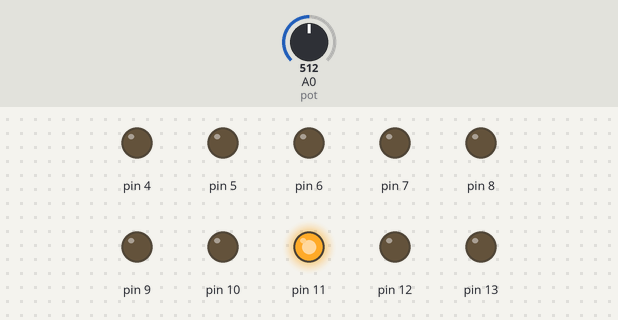
Bench run of a sketch on a simulated Arduino Uno, built with avr-gcc and run on an emulated ATmega328P. Parts: output pins drawn as LEDs (lit = HIGH). Dashed ring = blinking. Inputs (shaded band) come from the test bench; at power-on: A0 (pot) = 512.

Above: at 1.3 s.
1.4 s: A0 (pot) set to 483
At 2.26 s:
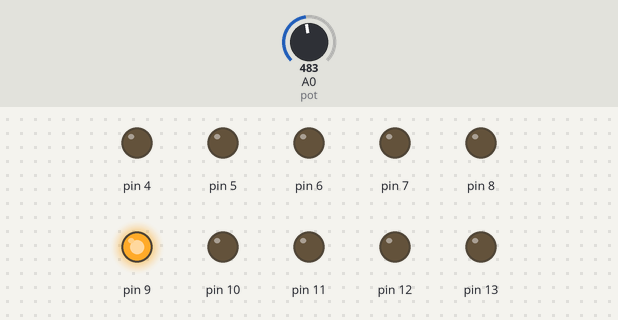
At 4.19 s:
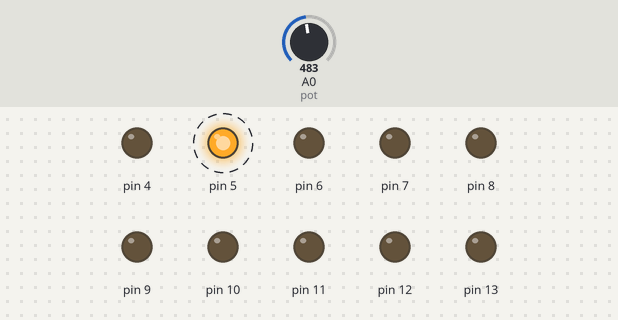
4.5 s: A0 (pot) set to 454
7.6 s: A0 (pot) set to 437
10.7 s: A0 (pot) set to 716
At 11.2 s:
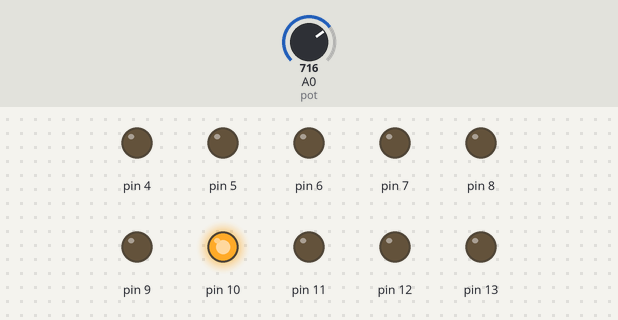
12.2 s: A0 (pot) set to 808
At 13.4 s:
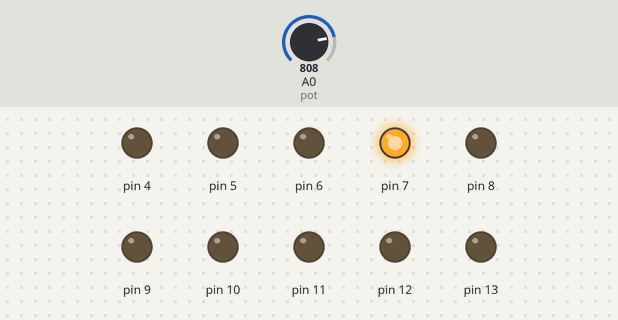
14.3 s: A0 (pot) set to 824
Timing chart, 0 to 16.9 s (numbered marks = the images above; inputs shaded):
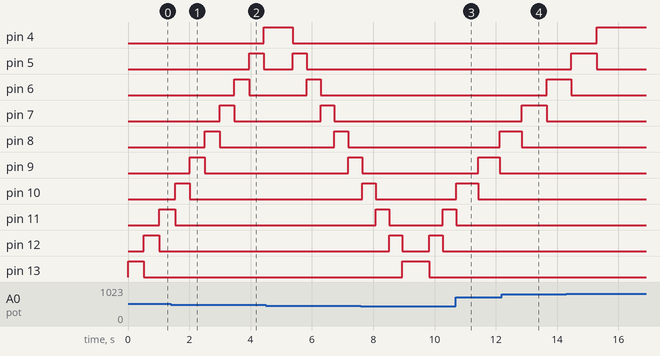

Measured:
- the behaviour switches between 494 and 493 on A0 (pot) (found by bisection; images 0 and 1)
- after the input at 1.4 s, pin 4: LOW → HIGH after 3.0 s; pin 5: LOW → HIGH after 2.6 s instead of 2.7 s
- after the input at 10.7 s, pin 7: stays LOW (without the input it goes to HIGH after 1.3 s)
- after the input at 12.2 s, pin 5: stays LOW (without the input it goes to HIGH after 2.1 s)
- by itself, pin 12: alternates HIGH for 0.44 s and LOW for 0.87 s

The sketch:

Barra_de_Leds_con_Potenci_metro__Gabriel_Carrizales.ino
```cpp
int pot=A0;

void setup()
{
  for(int i=13;i>=4;i--)
  pinMode(i,OUTPUT);
}

void loop()
{
    int i;
    for(i=13;i>=4;i--)
    {
    int valor=analogRead(pot);
    digitalWrite(i,HIGH);
    delay(valor);
    digitalWrite(i,LOW);


    }
    for(i=4;i<=13;i++)
  {
    int valor=analogRead(pot);
    digitalWrite(i,HIGH);
    delay(valor);
    digitalWrite(i,LOW);

    }


}
```
